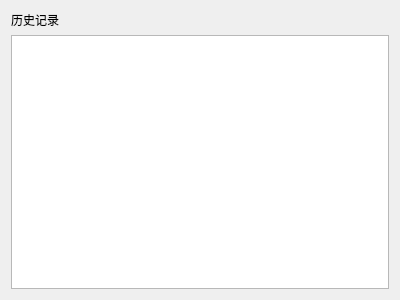
<?xml version="1.0" encoding="UTF-8"?>
<ui version="4.0">
 <class>Dialog</class>
 <widget class="QDialog" name="Dialog">
  <property name="geometry">
   <rect>
    <x>0</x>
    <y>0</y>
    <width>400</width>
    <height>300</height>
   </rect>
  </property>
  <property name="windowTitle">
   <string>Dialog</string>
  </property>
  <layout class="QVBoxLayout" name="verticalLayout_2">
   <item>
    <widget class="QLabel" name="label">
     <property name="text">
      <string>历史记录</string>
     </property>
    </widget>
   </item>
   <item>
    <widget class="QTableView" name="tableView"/>
   </item>
  </layout>
 </widget>
 <resources/>
 <connections/>
</ui>
